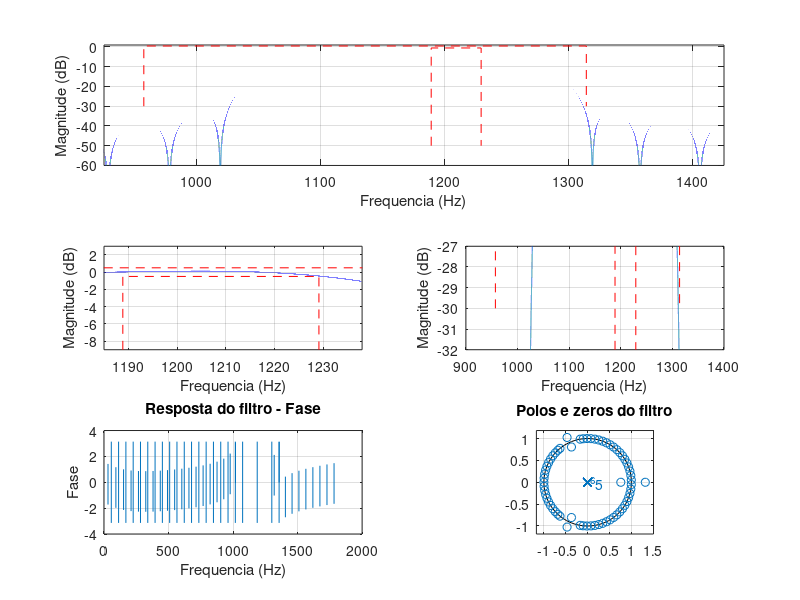

This chart was generated by the following MATLAB code:
close all; clear all; clc;

%1209	957,115	1188,865	1229,135	1313,96

%% Parametros iniciais

%Atenuacoes de stopband e de passagem (dB)
As = 30;
Ap = 0.5;

%Frequencias de stopband e de passagem (Hz)
fs1 = 957.115;
fp1 = 1188.865;
fp2 = 1229.135;
fs2 = 1313.96;


%Frequencia de amostragem (Hz)
fa = 3675;

%% Obtencao de parametros do filtro atraves da funcao kaiserord

%ordem minima: n - (fp-fs)/(f_sobra_embaixo + f_sobra_cima)
%verifica se passou alguma coisa e desconta do outro lado (d_f)

d_f = 1; %ajuste de frequencia -> verificado apos alterar a ordem
%f = [fs fp] - d_f;
%mags = [0 1]; %magnitude nas frequencias especificadas em f
f = [fs1 fp1 fp2 fs2] - d_f;
mags = [0 1 0];

devs = [10^(-As/20) (10^(Ap/20)-1)/(10^(Ap/20)+1) 10^(-As/20)];
% devs = [0.1 0.03]; % magnitude do ripple na stopband e na banda de passagem

%beta controla a janela
%Ordem, bandas de freq normalizadas, fator beta e tipo do filtro
[n, Wn, beta, ftype] = kaiserord(f, mags, devs, fa);

%% Projeto do filtro com a funcao fir
n_ajust =  65;%ceil(n - ((1236-1229) / (48+6))); %ajuste da ordem de acordo com a folga analisada no grafico
h = fir1(n_ajust, Wn, ftype, kaiser(n_ajust+1, beta), 'noscale');
[Hw, w] = freqz(h, 1, 2e6);

%% Plots
figure(1)
subplot(3,2,1:2)
plot(w*fa/2/pi, 20*log10(abs(Hw)));
grid on; hold on;
plot([fs1 fs1 fs2 fs2], [-As Ap Ap -As], '--r');
plot([fp1 fp1 fp2 fp2], [-As-20 -Ap -Ap -As-20], '--r');
xlim([925 1425]); ylim([-60 1]);
%axis([0 3000 -50 2])
%title(['Filtro HP com janela de Kaiser e ordem = ' num2str(n_ajust)]);
ylabel('Magnitude (dB)'); xlabel('Frequencia (Hz)');
hold off;

subplot(3,2,3)
plot(w*fa/2/pi, 20*log10(abs(Hw)));
grid on; hold on;
plot([fs1 fs1 fs2 fs2], [-As Ap Ap -As], '--r');
plot([fp1 fp1 fp2 fp2], [-As-20 -Ap -Ap -As-20], '--r');
xlim([1185 1238]); ylim([-9 3]);
%axis([1000 1100 -25 -15])
%title('Atenuacao na banda de rejeicao');
ylabel('Magnitude (dB)'); xlabel('Frequencia (Hz)');
hold off;

subplot(3,2,4)
plot(w*fa/2/pi, 20*log10(abs(Hw)));
grid on; hold on;
plot([fs1 fs1 fs2 fs2], [-As Ap Ap -As], '--r');
plot([fp1 fp1 fp2 fp2], [-As-20 -Ap -Ap -As-20], '--r');
xlim([900 1400]); ylim([-32 -27]);
%axis([1000 1100 -25 -15])
% axis([1300 1500 -1.5 1.5])
% title('Atenuacao na banda de rejeicao');
ylabel('Magnitude (dB)'); xlabel('Frequencia (Hz)');
hold off;

subplot(3,2,5)
plot(w*fa/2/pi, angle(Hw)); grid on;
ylabel('Fase'); xlabel('Frequencia (Hz)');
title('Resposta do filtro - Fase');

subplot(3,2,6)
zplane(h, 1);
title('Polos e zeros do filtro'); grid on;